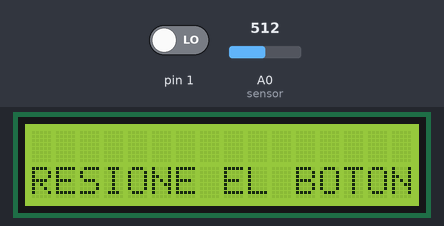
The sketch below on a simulated Arduino Uno, built with avr-gcc and run on an emulated ATmega328P. On the bench: 16×2 character LCD. Inputs (shaded band) come from the test bench; at power-on: A0 (sensor) = 512, pin 1 LOW.

Above: at 7.5 s.
At 9.7 s:
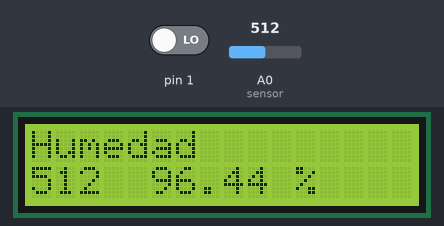
9.8 s: A0 (sensor) set to 716
At 10.07 s:
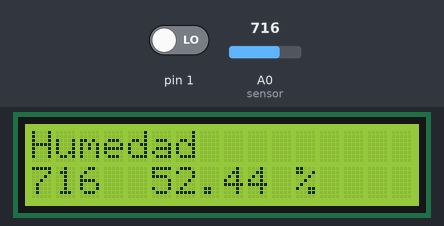
12.8 s: pin 1 driven HIGH
Timing chart, 0 to 15.8 s (numbered marks = the images above; inputs shaded):
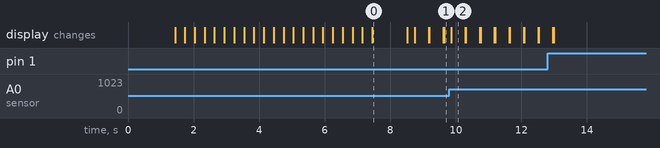

The sketch:

Code.ino
```cpp
// Librerías del proyecto
#include <LiquidCrystal_I2C.h>

//Inicialización de la pantalla LCD 16x2
LiquidCrystal_I2C pant(0x27, 16, 2);

// Variables para las lecturas
bool readButton = 7;
int sensor = A0;

// Calibración del sensor específica del proyecto
float m = -0.21567;
float b = 206.86;


// Función de set up
void setup() {

  // Inicialización de la pantalla
  initPant();

  // Declaración del comportamiento de las terminales de Arduino
  pinMode(readButton, INPUT);
  pinMode(sensor, INPUT);
  analogReference(EXTERNAL);
}


// Ciclo loop
void loop() {

  // Lectura de las variables de interés
  bool button = digitalRead(readButton);
  unsigned int value = analogRead(sensor);

  // Cálculo del valor real en función de la calibración
  float y = m * value + b;

  // Actualización de los valores en pantalla
  pant.print("Humedad ");
  pant.setCursor(0, 1);
  pant.print(value);
  pant.print("  ");
  pant.print(y);
  pant.print(" %");
  delay(200);

  // Tiempo de espera en caso de presionar el botón
  if(button)
  {
    delay(5000);
  }

  // Limpieza de la pantalla para la siguiente iteración
  pant.clear();
}

// Función encargada de inicializar la pantalla LCD 16x2
void initPant() {

  // Inicialización de la pantalla y activación de su iluminación
  pant.init();
  pant.backlight();
  pant.begin(16, 2);
  pant.home();

  // Mensaje inicial
  pant.print("SENSOR DE HUMEDAD");
  pant.setCursor(0, 1);
  pant.print("COLOQUE EL SENSOR Y PRESIONE EL BOTON");

  delay(500);
  pant.home();
  delay(750);

  // Desplazamiento del mensaje hacia la izquierda
  for(int i=0; i < 21; i++)
  {
  	pant.scrollDisplayLeft();
    delay(300);
  }

  // Regreso del cursor de la pantalla a su posición original
  delay(750);
  pant.home();
}
```

Measured:
- after the input at 9.8 s, the display: changes after 0.06 s (image 2)
- what the display in image 0 shows lasts 1.0 s, from 7.5 s to 8.5 s
- what the display in image 2 shows lasts 0.4 s, from 9.9 s to 10.3 s
